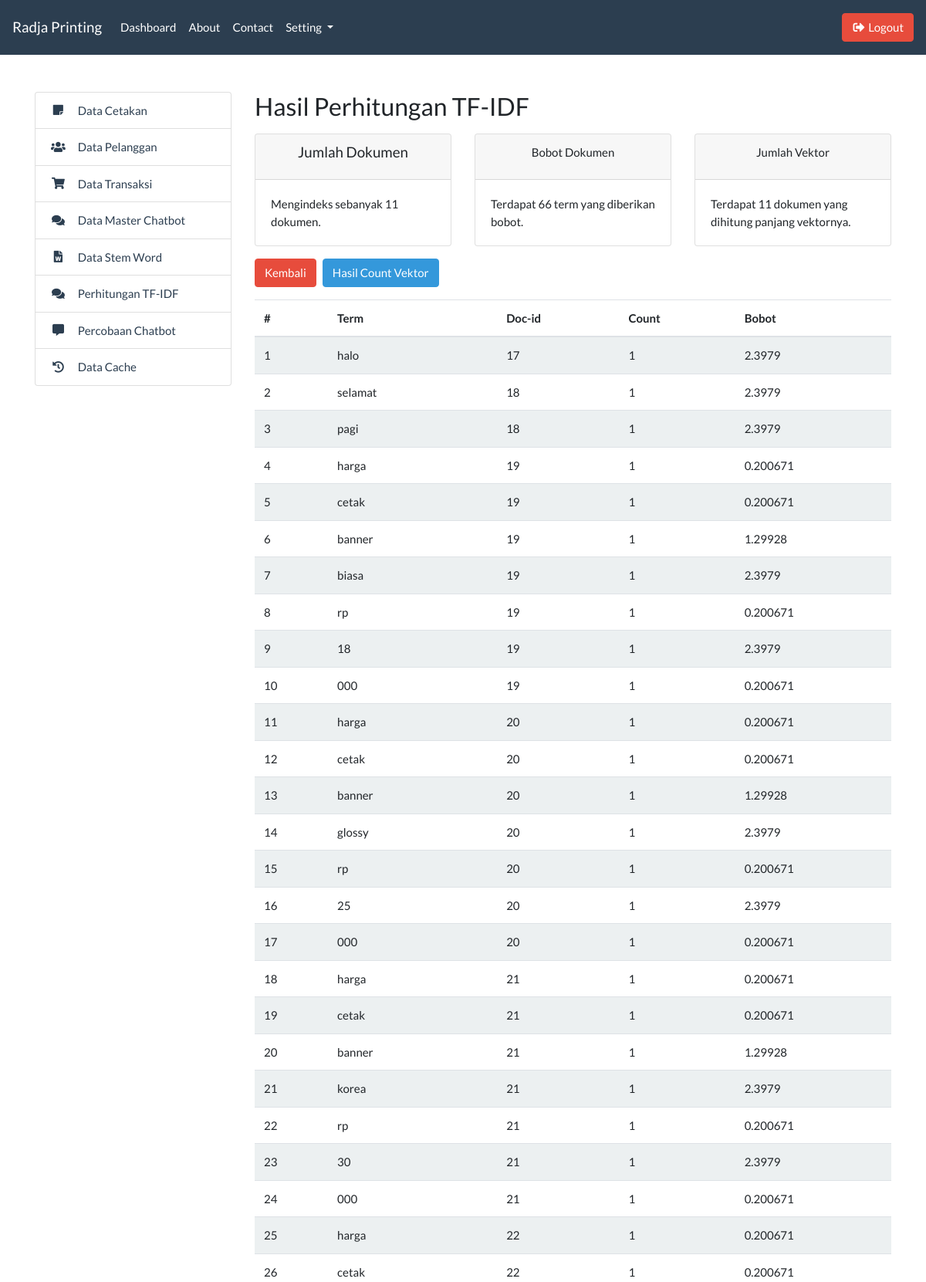
The app's page /admin/master_hitung.php (signed in, upper part) with its own data.
### tables this page shows
CREATE TABLE `tb_index` (
  `id` int(11) NOT NULL,
  `term` varchar(255) NOT NULL,
  `id_doc` int(11) NOT NULL,
  `jumlah` int(11) NOT NULL,
  `bobot` float NOT NULL
);

### admin/master_hitung.php (the view, shortened to what this page needs)
<?php include '../templates/admin_header.php'; ?>
<?php include '../templates/admin_sidebar.php'; ?>
<?php include 'fungsi.php'; ?>
<div class="col-md-9">
    <h3>Hasil Perhitungan TF-IDF</h3>
    <div class="row mt-3">
        <div class="col-md-4">
            <div class="card">
                <div class="card-header">
                    <h5 class="card-title text-center">Jumlah Dokumen</h5>
                </div>
                <div class="card-body">
                </div>
            </div>
        </div>
        <div class="col-md-4">
            <div class="card">
                <div class="card-header">
                    <div class="card-title text-center">Bobot Dokumen</div>
                </div>
                <div class="card-body">
                </div>
            </div>
        </div>
        <div class="col-md-4">
            <div class="card">
                <div class="card-header">
                    <div class="card-title text-center">Jumlah Vektor</div>
                </div>
                <div class="card-body">
                </div>
            </div>
        </div>
    </div>
    <div class="container mt-3">
        <div class="row">
            <a href="master_index.php" class="btn btn-danger mb-3">
                Kembali
            </a>
            <button type="button" class="btn btn-info mb-3 mx-2" data-toggle="modal" data-target="#modalVektor">
                Hasil Count Vektor
            </button>
            <table class="table table-striped">
                <thead>
                    <tr>
                        <th>#</th>
                        <th>Term</th>
                        <th>Doc-id</th>
                        <th>Count</th>
                        <th>Bobot</th>
                    </tr>
                </thead>
                <tbody>
                    <?php
                        include '../koneksi.php';
                        $i = 1;
                        $result = mysqli_query($koneksi, "SELECT * FROM tb_index ORDER BY id");
                        while($row = mysqli_fetch_array($result)){
                    ?>
                    <tr>
                        <td><?= $i++; ?></td>
                        <td><?= $row['term']; ?></td>
                        <td><?= $row['id_doc']; ?></td>
                        <td><?= $row['jumlah']; ?></td>
                        <td><?= $row['bobot']; ?></td>
                    </tr>
                    <?php } ?>
                </tbody>
            </table>
        </div>
    </div>
</div>
<?php include '../templates/admin_footer.php'; ?>

### records on screen
tb_index: term "halo", id_doc "17", jumlah "1", bobot "2.3979"
tb_index: term "selamat", id_doc "18", jumlah "1", bobot "2.3979"
tb_index: term "pagi", id_doc "18", jumlah "1", bobot "2.3979"
tb_index: term "harga", id_doc "19", jumlah "1", bobot "0.200671"
tb_index: term "cetak", id_doc "19", jumlah "1", bobot "0.200671"
tb_index: term "banner", id_doc "19", jumlah "1", bobot "1.29928"
tb_index: term "biasa", id_doc "19", jumlah "1", bobot "2.3979"
tb_index: term "rp", id_doc "19", jumlah "1", bobot "0.200671"
tb_index: term "18", id_doc "19", jumlah "1", bobot "2.3979"
tb_index: term "000", id_doc "19", jumlah "1", bobot "0.200671"
tb_index: term "harga", id_doc "20", jumlah "1", bobot "0.200671"
tb_index: term "cetak", id_doc "20", jumlah "1", bobot "0.200671"
tb_index: term "banner", id_doc "20", jumlah "1", bobot "1.29928"
tb_index: term "glossy", id_doc "20", jumlah "1", bobot "2.3979"
tb_index: term "rp", id_doc "20", jumlah "1", bobot "0.200671"
tb_index: term "25", id_doc "20", jumlah "1", bobot "2.3979"
tb_index: term "000", id_doc "20", jumlah "1", bobot "0.200671"
tb_index: term "harga", id_doc "21", jumlah "1", bobot "0.200671"
tb_index: term "cetak", id_doc "21", jumlah "1", bobot "0.200671"
tb_index: term "banner", id_doc "21", jumlah "1", bobot "1.29928"
tb_index: term "korea", id_doc "21", jumlah "1", bobot "2.3979"
tb_index: term "rp", id_doc "21", jumlah "1", bobot "0.200671"
tb_index: term "30", id_doc "21", jumlah "1", bobot "2.3979"
tb_index: term "000", id_doc "21", jumlah "1", bobot "0.200671"
tb_index: term "harga", id_doc "22", jumlah "1", bobot "0.200671"
tb_index: term "cetak", id_doc "22", jumlah "1", bobot "0.200671"

### other values on screen
$num_rows "11"
$num_rows "66"
